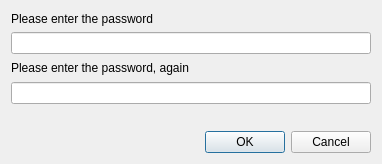
<?xml version="1.0" encoding="UTF-8"?>
<ui version="4.0">
 <class>GetPasswordDialog</class>
 <widget class="QDialog" name="GetPasswordDialog">
  <property name="geometry">
   <rect>
    <x>0</x>
    <y>0</y>
    <width>382</width>
    <height>164</height>
   </rect>
  </property>
  <property name="windowTitle">
   <string>Change Password</string>
  </property>
  <layout class="QVBoxLayout" name="verticalLayout">
   <item>
    <widget class="QLabel" name="label_title">
     <property name="text">
      <string>Please enter the password</string>
     </property>
    </widget>
   </item>
   <item>
    <widget class="QLineEdit" name="entry_password">
     <property name="inputMethodHints">
      <set>Qt::ImhHiddenText|Qt::ImhNoAutoUppercase|Qt::ImhNoPredictiveText|Qt::ImhSensitiveData</set>
     </property>
     <property name="echoMode">
      <enum>QLineEdit::Password</enum>
     </property>
    </widget>
   </item>
   <item>
    <widget class="QLabel" name="label_title_again">
     <property name="text">
      <string>Please enter the password, again</string>
     </property>
    </widget>
   </item>
   <item>
    <widget class="QLineEdit" name="entry_password_again">
     <property name="echoMode">
      <enum>QLineEdit::Password</enum>
     </property>
    </widget>
   </item>
   <item>
    <widget class="QLabel" name="label_password_hint">
     <property name="text">
      <string/>
     </property>
    </widget>
   </item>
   <item>
    <widget class="QDialogButtonBox" name="buttonBox">
     <property name="orientation">
      <enum>Qt::Horizontal</enum>
     </property>
     <property name="standardButtons">
      <set>QDialogButtonBox::Cancel|QDialogButtonBox::Ok</set>
     </property>
    </widget>
   </item>
  </layout>
 </widget>
 <resources/>
 <connections>
  <connection>
   <sender>buttonBox</sender>
   <signal>accepted()</signal>
   <receiver>GetPasswordDialog</receiver>
   <slot>accept()</slot>
   <hints>
    <hint type="sourcelabel">
     <x>248</x>
     <y>254</y>
    </hint>
    <hint type="destinationlabel">
     <x>157</x>
     <y>274</y>
    </hint>
   </hints>
  </connection>
  <connection>
   <sender>buttonBox</sender>
   <signal>rejected()</signal>
   <receiver>GetPasswordDialog</receiver>
   <slot>reject()</slot>
   <hints>
    <hint type="sourcelabel">
     <x>316</x>
     <y>260</y>
    </hint>
    <hint type="destinationlabel">
     <x>286</x>
     <y>274</y>
    </hint>
   </hints>
  </connection>
 </connections>
</ui>
